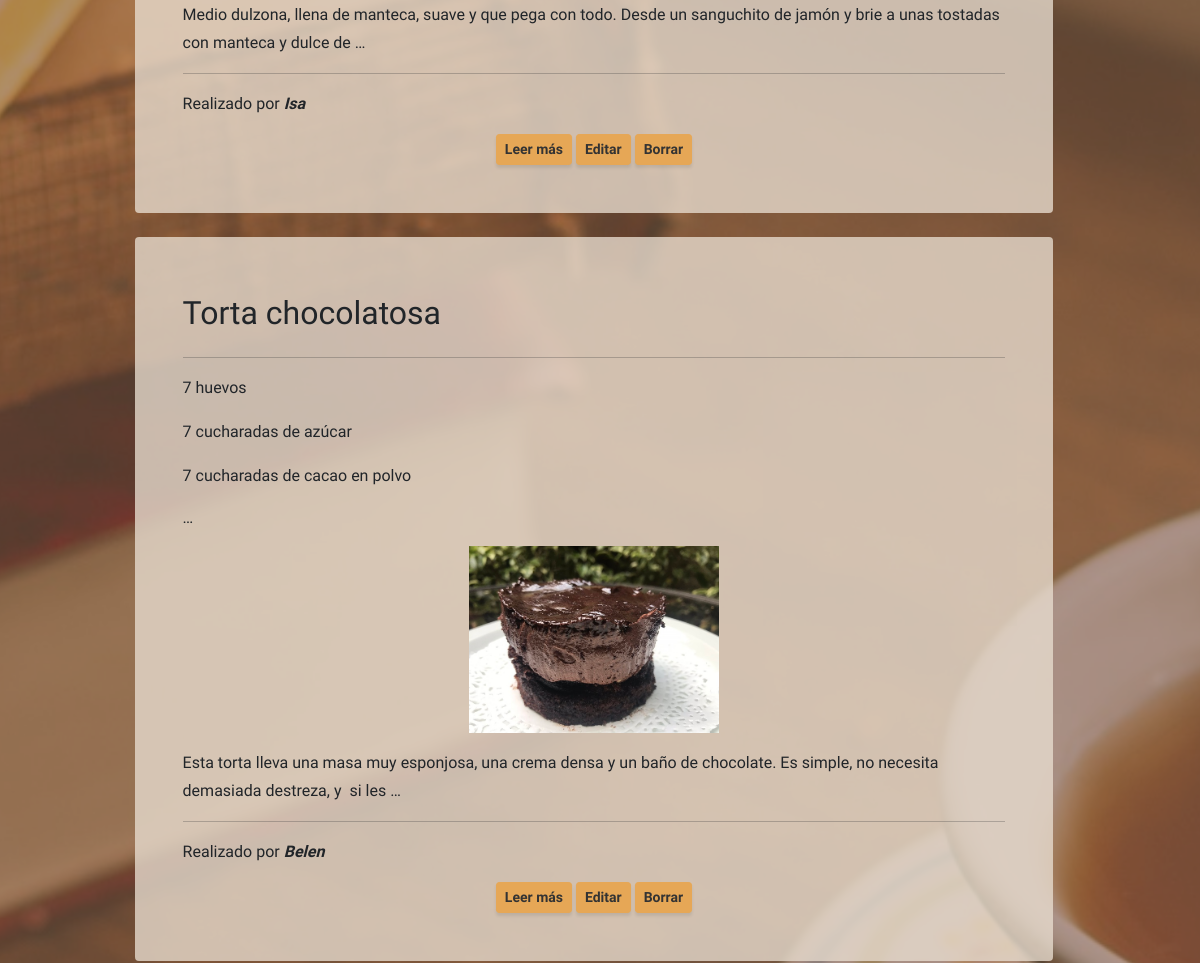
Before: /recipes/ (middle part) with the older database file.
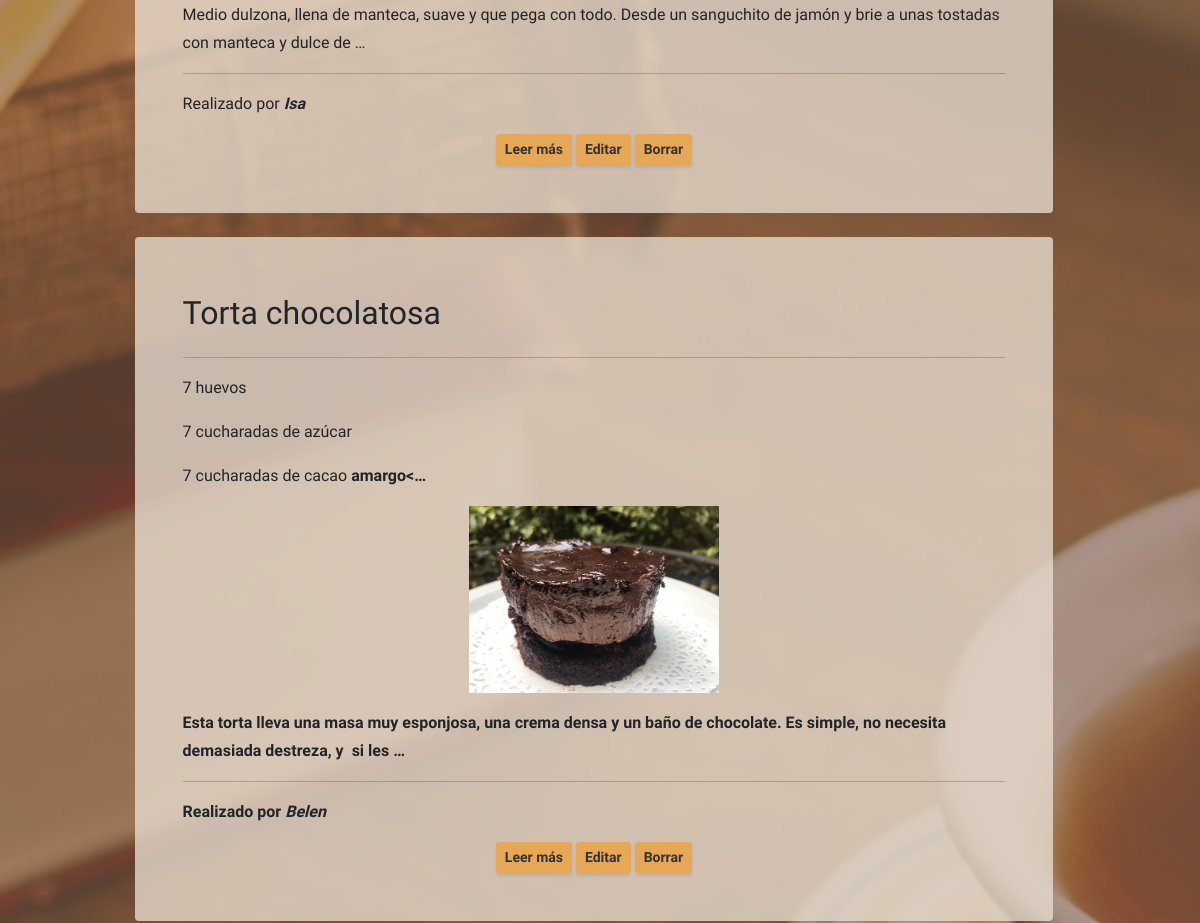
After: the same page with the newer database file.
### recipes/models.py (models this page shows, shortened)
class Recipe(models.Model):
  recipe_title = models.CharField(max_length=150, verbose_name='Receta')
  ingredients = RichTextField(verbose_name='Ingredientes')
  preparation = RichTextField(verbose_name='Preparación')
  author = models.ForeignKey(User, on_delete=models.CASCADE, verbose_name='Autor')
  picture = models.ImageField(upload_to='recipes/', null=True, blank=True, verbose_name='Foto')

### recipes/views.py (the view)
# urls.py: path('', views.RecipeList.as_view(), name='recipes'),
class RecipeList(ListView):
  model = Recipe
  template_name = 'recipes/recipe_list.html'
  ordering = ['-id']

### recipes/templates/recipes/recipe_list.html (shortened to what this page needs)
{% extends 'core/base.html' %}
{% load static %}
{% block content %}
<section class="page-section results cta">
  <div class="container">
    <div class="row me-0">
      <div class="col-xl-9 mx-auto">
        {% for recipe in object_list %}
          <div class="cta-inner-blog bg-faded bg-blog text-left rounded">
            <p><span class="section-heading-blog">{{recipe.recipe_title}}</span></p>
            <hr>
            <p>{{recipe.ingredients|safe|truncatechars:"100"}}</p>
            {% if recipe.picture %}
              <div class="text-center">
                <img src="{{recipe.picture.url}}" alt="" width="250px" heigth="250px">
              </div>
            {% endif %}
            <p>{{recipe.preparation|safe|truncatechars:"150"}}</p>
            <hr>
            <p>Realizado por <em><b>{{recipe.author}}</b></em></p>
            <div class="container text-center">
              <a class="btn btn-primary btn-sm" href="{% url 'recipe_detail' recipe.id %}">
                Leer más
              </a>
              <a class="btn btn-primary btn-sm" href="{% url 'recipe_update' recipe.id %}">
                Editar
              </a>
              <a class="btn btn-primary btn-sm" href="{% url 'recipe_delete' recipe.id %}">
                Borrar
              </a>
            </div>
          </div>
        {% endfor %}
        <br>
      </div>
    </div>
  </div>
</section>
{% endblock content %}

Changed rows visible on the page:
changed Recipe "Torta chocolatosa": ingredients "7 huevos 7 cucharadas de azúcar 7 cucharadas de cacao en polvo …" → "7 huevos 7 cucharadas de azúcar 7 cucharadas de cacao amargo<…"
